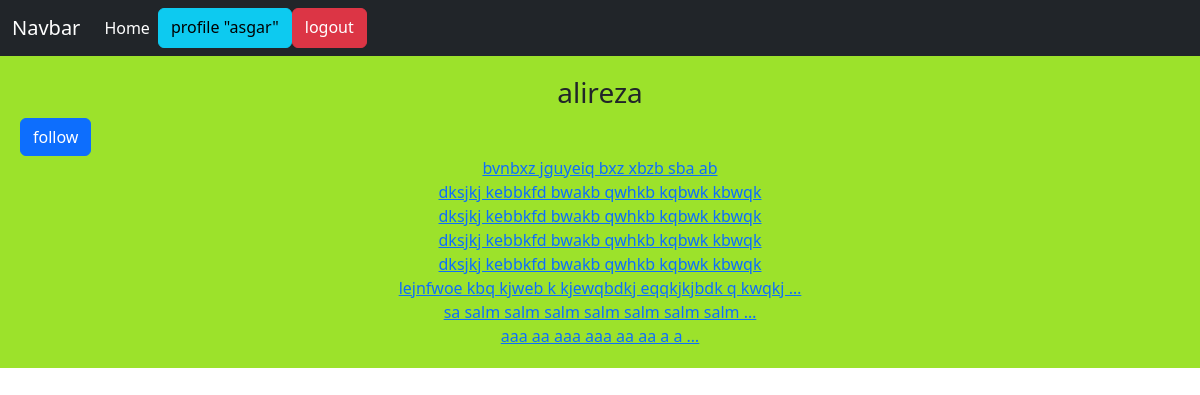
Screenshot of /account/profile/2 (signed in) with the database file from the repository.
### home/models.py (models this page shows, shortened)
class Post(models.Model):
    user=models.ForeignKey(User,on_delete=models.CASCADE,related_name="posts")
    body=models.TextField()
    slug=models.SlugField(max_length=30)
    created=models.DateTimeField(auto_now_add=True)
    updated=models.DateTimeField(auto_now=True)
    class Meta:
        ordering=('-updated',)
    def get_absolute_url(self):
        return reverse('home:post_detail',args=[self.id,self.slug])

### account/views.py (the view)
# urls.py: path('profile/<int:user_id>', views.ProfileUserView.as_view(),name= 'profile_user'),
class ProfileUserView(LoginRequiredMixin,View):
    def get(self,request,user_id):
        is_following=False
        user=User.objects.get(pk=user_id)
        posts=user.posts.all()
        relation=Relation.objects.filter(from_user=request.user,to_user=user)
        if relation.exists():
            is_following=True
        return render(request,'account/profile.html',{'user':user,'posts':posts,'is_following':is_following})

### account/templates/account/profile.html (shortened to what this page needs)
{% extends 'base.html' %}
{% block content %}
    <h3 class="text-center">{{ user.username }}</h3>
    {% if  request.user.id != user.id  and not is_following %}
        <a class="btn btn-primary" href="{% url 'account:user_follow' user.id%}"> follow</a>
        {% elif  request.user.id != user.id  and  is_following%}
        <a class="btn btn-danger" href="{% url 'account:user_unfollow' user.id%}"> unfollow</a>
    {% endif %}
    <div class="text-center">
        {% for post in posts %}
             <div class="text-center">
            <a href="{{ post.get_absolute_url }}">{{ post.body|truncatewords:8 }}</a>
             </div>
        {% endfor %}
    </div>
{% endblock %}

### templates/inc/navbar.html
<nav class="navbar navbar-expand-lg navbar-dark bg-dark">
    <div class="container-fluid">
        <a class="navbar-brand" href="#">Navbar</a>
        <div class="collapse navbar-collapse" id="navbarNavAltMarkup">
            <div class="navbar-nav"><a class="nav-link active" aria-current="page" href="{% url 'home:home' %}">Home</a>
                {% if not request.user.is_authenticated %}
                    <a class="btn btn-info" href="{% url 'account:register_user' %}">Register</a>
                    <a class="btn btn-success" href="{% url 'account:login_user' %}">Login</a>
                {% else %}
                    <a class="btn btn-info" href="{% url 'account:profile_user' request.user.id %}">profile "{{ request.user }}"</a>
                    <a class="btn btn-danger" href="{% url 'account:logout_user' %}">logout</a>
                {% endif %}
            </div>
        </div>
    </div>
</nav>

### rows the page displays
Post: body "bvnbxz jguyeiq bxz xbzb sba ab"
Post: body "dksjkj kebbkfd bwakb qwhkb kqbwk kbwqk"
Post: body "dksjkj kebbkfd bwakb qwhkb kqbwk kbwqk"
Post: body "dksjkj kebbkfd bwakb qwhkb kqbwk kbwqk"
Post: body "dksjkj kebbkfd bwakb qwhkb kqbwk kbwqk"
Post: body "lejnfwoe kbq kjweb k kjewqbdkj eqqkjkjbdk q kwqkj …"
Post: body "sa salm salm salm salm salm salm salm …"
Post: body "aaa aa aaa aaa aa aa a a …"

### other values shown
{{ request.user }} "asgar"
{{ user.username }} "alireza"
